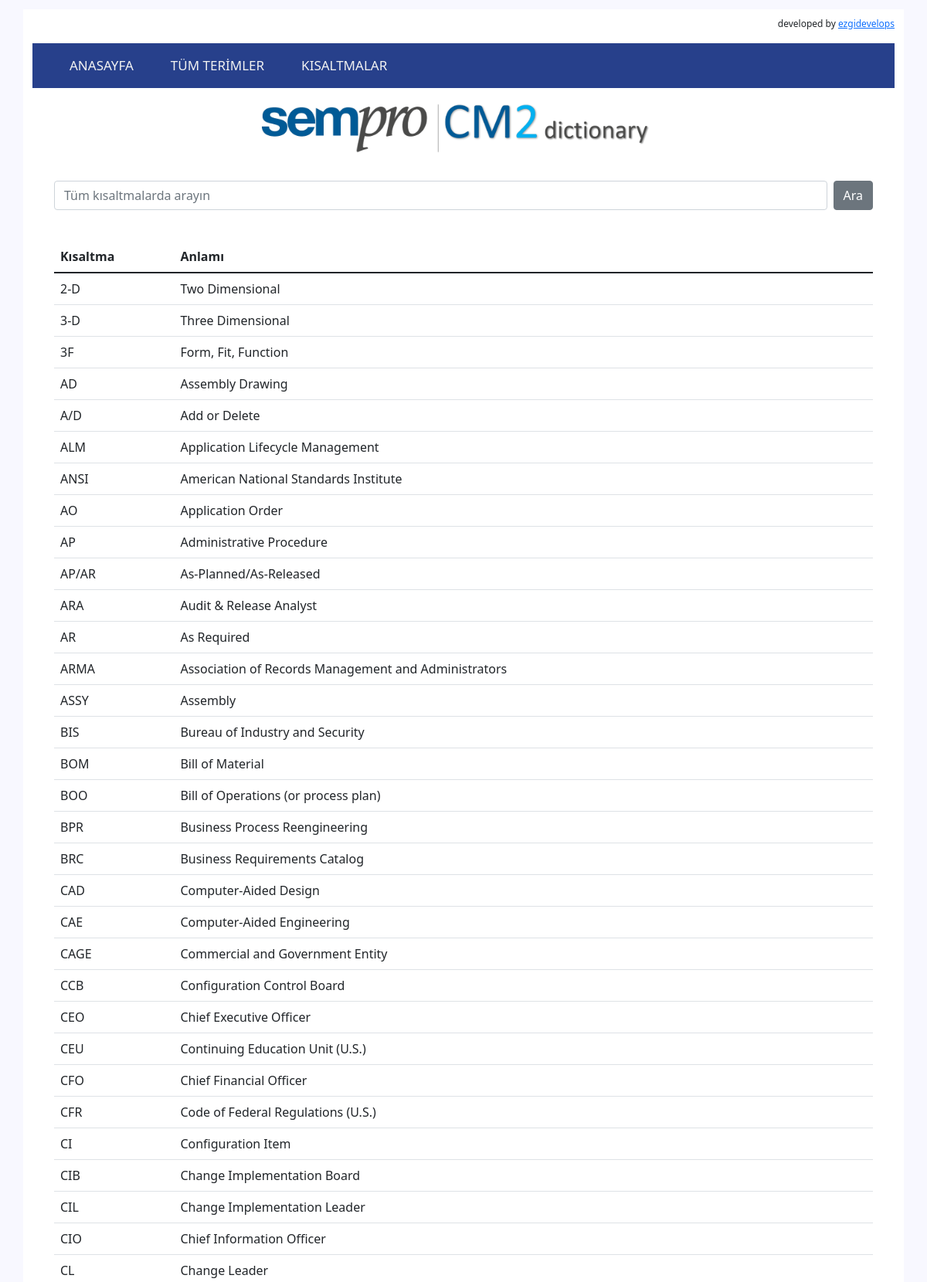
Page /abbr (upper part) on the committed database.
### dict/models.py (models this page shows, shortened)
class Abr(models.Model):
    abr = models.CharField(max_length=200, null=True, blank=True)
    meaning = models.TextField()
    id= models.IntegerField(primary_key=True, default=0)
    class Meta:
        ordering = ["id"]

### dict/views.py (the view)
# urls.py: path('abbr', views.display_allabbrs, name='abbr_view'),
def display_allabbrs(request):
    abrs = Abr.objects.all()
    context = {
        'items': abrs,
    }
    return render(request, 'abbr.html', context)

### templates/abbr.html (shortened to what this page needs)
{% extends 'base.html' %}
{% block content %}
<head>
</head>
<div class="container">
    <form class="d-flex" method=POST action="{% url 'search_abbr_view' %}" style="padding-bottom:2vw; padding-top:2vw">
      <input class="form-control me-2" list="allabbrs" autocomplete="off"
        type="search" placeholder="Tüm kısaltmalarda arayın" aria-label="Search" name="searched">
      <button class="btn btn-secondary" type="submit">Ara</button>
    </form>
  <table class="table table-hover">
    <div class="table-responsive">
      <table class="table align-middle">
        <thead>
          <tr>
            <th scope="col">Kısaltma</th>
            <th scope="col">Anlamı</th>
          </tr>
        </thead>
        <tbody>
        {% for item in items %}
        <tr>
          <td>{{ item.abr }}</td>
          <td>{{ item.meaning }}</td>
        </tr>
        {% endfor %}
      </tbody>
    </div>
  </table>
</div>
{% endblock content %}

### cm2dict/static/cm2dict/css/base.css (style rules this page uses)
body, html { margin: 1%; }
.container { margin:0%; padding:0; background-color: white; }
* { box-sizing: border-box; }

### rows in the picture
Abr: abr "2-D", meaning "Two Dimensional"
Abr: abr "3-D", meaning "Three Dimensional"
Abr: abr "3F", meaning "Form, Fit, Function"
Abr: abr "AD", meaning "Assembly Drawing"
Abr: abr "A/D", meaning "Add or Delete"
Abr: abr "ALM", meaning "Application Lifecycle Management"
Abr: abr "ANSI", meaning "American National Standards Institute"
Abr: abr "AO", meaning "Application Order"
Abr: abr "AP", meaning "Administrative Procedure"
Abr: abr "AP/AR", meaning "As-Planned/As-Released"
Abr: abr "ARA", meaning "Audit & Release Analyst"
Abr: abr "AR", meaning "As Required"
Abr: abr "ARMA", meaning "Association of Records Management and Administrators"
Abr: abr "ASSY", meaning "Assembly"
Abr: abr "BIS", meaning "Bureau of Industry and Security"
Abr: abr "BOM", meaning "Bill of Material"
Abr: abr "BOO", meaning "Bill of Operations (or process plan)"
Abr: abr "BPR", meaning "Business Process Reengineering"
Abr: abr "BRC", meaning "Business Requirements Catalog"
Abr: abr "CAD", meaning "Computer-Aided Design"
Abr: abr "CAE", meaning "Computer-Aided Engineering"
Abr: abr "CAGE", meaning "Commercial and Government Entity"
Abr: abr "CCB", meaning "Configuration Control Board"
Abr: abr "CEO", meaning "Chief Executive Officer"
Abr: abr "CEU", meaning "Continuing Education Unit (U.S.)"
Abr: abr "CFO", meaning "Chief Financial Officer"
Abr: abr "CFR", meaning "Code of Federal Regulations (U.S.)"
Abr: abr "CI", meaning "Configuration Item"
Abr: abr "CIB", meaning "Change Implementation Board"
Abr: abr "CIL", meaning "Change Implementation Leader"
Abr: abr "CIO", meaning "Chief Information Officer"
Abr: abr "CL", meaning "Change Leader"
